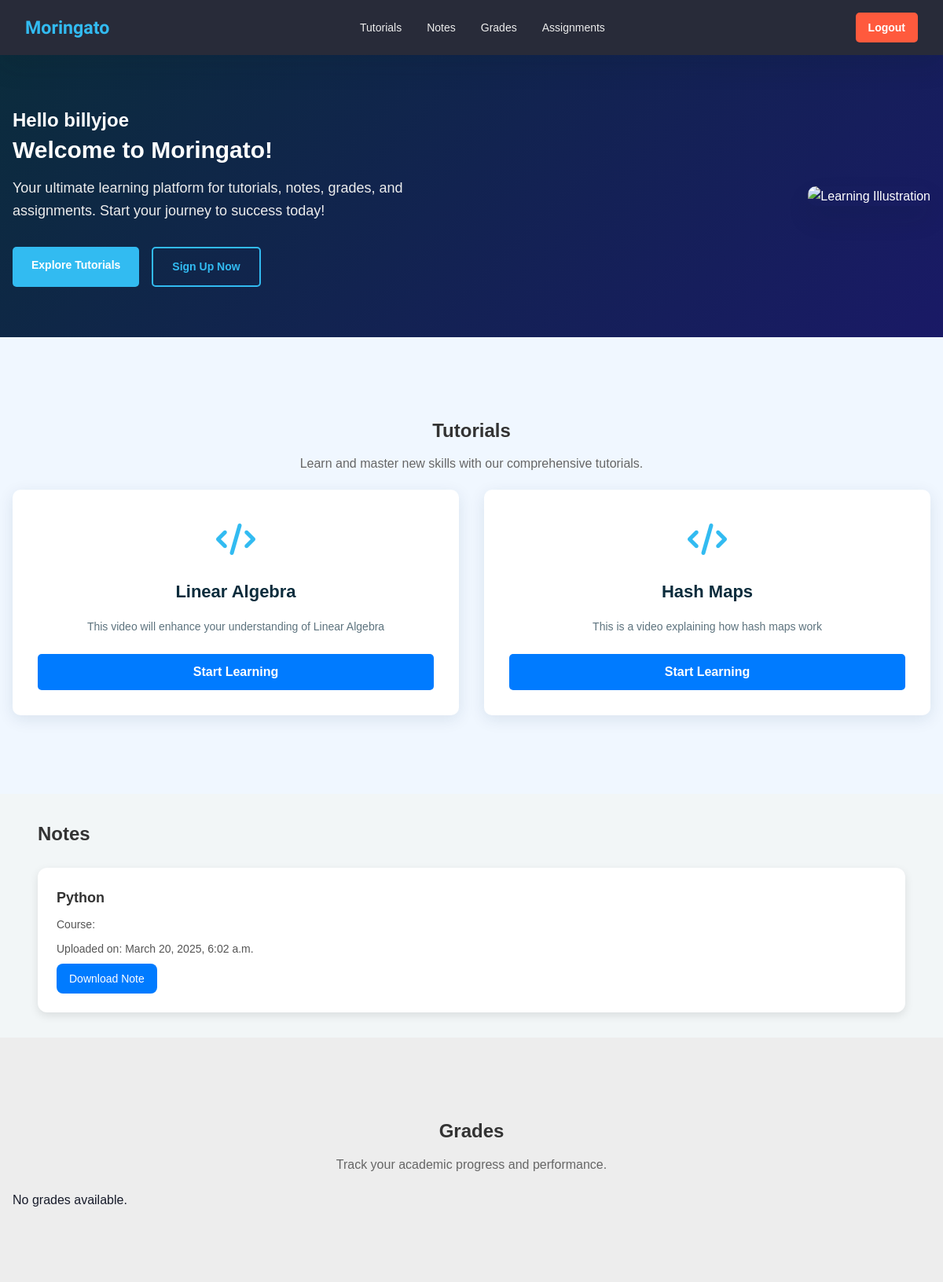
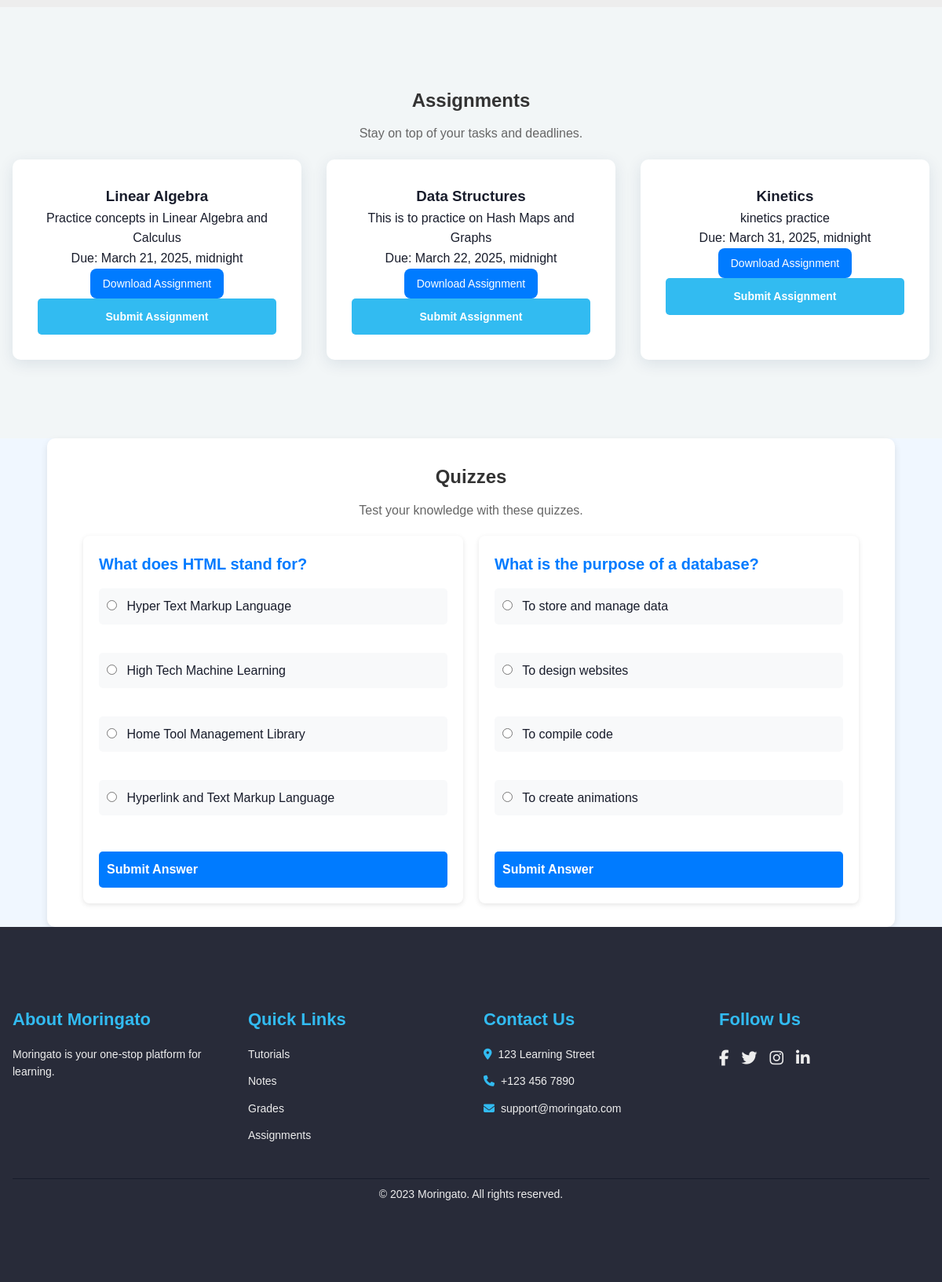
Page / (signed in) on the committed database (2 pictures, top to bottom).
### Courses/models.py (models this page shows, shortened)
class Tutorial(models.Model):
    instructor = models.ForeignKey(
        User, on_delete=models.CASCADE,
        limit_choices_to={"userprofile__role": "instructor"},
        related_name="tutorials"
    )
    description = models.TextField(null=True, blank=True)
    title = models.CharField(max_length=200)
    file = models.FileField(upload_to="tutorials/")
    uploaded_at = models.DateTimeField(auto_now_add=True)
    class Meta:
        verbose_name_plural = "Tutorials"

class Note(models.Model):
    instructor = models.ForeignKey(
        User, on_delete=models.CASCADE,
        limit_choices_to={"userprofile__role": "instructor"},
        related_name="notes"
    )
    course = models.ForeignKey(Course, on_delete=models.CASCADE, blank=True, null=True, related_name="notes")
    topic = models.CharField(max_length=200)
    file = models.FileField(upload_to="notes/")
    uploaded_at = models.DateTimeField(auto_now_add=True)
    class Meta:
        verbose_name_plural = "Notes"

class Assignment(models.Model):
    instructor = models.ForeignKey(
        User, on_delete=models.CASCADE,
        limit_choices_to={"userprofile__role": "instructor"},
        related_name="assignments"
    )
    course = models.ForeignKey(Course, on_delete=models.CASCADE, blank=True, null=True, related_name="assignments")
    title = models.CharField(max_length=200)
    description = models.TextField()
    due_date = models.DateTimeField()
    file = models.FileField(upload_to="assignments/")
    class Meta:
        verbose_name_plural = "Assignments"

class QuizQuestion(models.Model):
    instructor = models.ForeignKey(
        User, on_delete=models.CASCADE,
        limit_choices_to={"userprofile__role": "instructor"},
        related_name="quiz_questions"
    )
    question_text = models.CharField(max_length=255)
    choices = models.JSONField()
    correct_answer = models.CharField(max_length=255)
    created_at = models.DateTimeField(auto_now_add=True)
    class Meta:
        verbose_name_plural = "Quizzes"

### User/views.py (the view, shortened to what this page needs)
# urls.py: 2. Add a URL to urlpatterns:  path('', Home.as_view(), name='home')
@login_required(login_url='login')
def Home(request):
    notes = Note.objects.all()
    assignments = Assignment.objects.all()
    submissions = AssignmentSubmission.objects.filter(student=request.user)
    tutorials = Tutorial.objects.all()
    quizzes = QuizQuestion.objects.all()
    context = {
        'assignments': assignments,
        'notes': notes,
        'submissions': submissions,
        'tutorials': tutorials,
        'username': request.user.username,
        'quizzes': quizzes,
    }
    return render(request, './student/index.html', context)

### templates/student/index.html (shortened to what this page needs)
<!DOCTYPE html>
<html lang="en">
<head>
    {% load static %}
    <link rel="stylesheet" href="{% static 'css/index.css' %}">
</head>
<body>
    <nav class="navbar">
        <div class="logo">
            <h2>Moringato</h2>
        </div>
        <ul class="nav-links">
            <li><a href="#tutorials">Tutorials</a></li>
            <li><a href="#notes">Notes</a></li>
            <li><a href="#grades">Grades</a></li>
            <li><a href="#assignments">Assignments</a></li>
        </ul>
        <div class="logout">
            <a href="{% url 'logout' %}" class="logout-btn">Logout</a>
        </div>
    </nav>
    <main>
        <section class="welcome-section">
            <div class="container">
                <div class="welcome-content">
                    <h2>Hello {{ user.username }}</h2>
                    <h1 class="welcome-title">Welcome to Moringato!</h1>
                    <p class="welcome-subtitle">
                        Your ultimate learning platform for tutorials, notes, grades, and assignments. Start your journey to success today!
                    </p>
                    <div class="welcome-actions">
                        <a href="#tutorials" class="welcome-button">Explore Tutorials</a>
                        <a href="{% url  'register' %}" class="welcome-button outline">Sign Up Now</a>
                    </div>
                </div>
                <div class="welcome-image">
                    <img src="{% static 'images/welcome-logo.jpg' %}" alt="Learning Illustration">
                </div>
            </div>
        </section>
        <section id="tutorials" class="section tutorials-section">
            <div class="container">
                <h2 class="section-title">Tutorials</h2>
                <p class="section-subtitle">Learn and master new skills with our comprehensive tutorials.</p>
                <div class="tutorials-grid">
                    {% for tutorial in tutorials %}
                    <div class="tutorial-card">
                        <div class="card-icon">
                            <i class="fas fa-code"></i>
                        </div>
                        <h3 class="card-title">{{ tutorial.title }}</h3>
                        <p class="card-description">{{ tutorial.description }}</p>
                        <a href="#" class="card-button start-learning-btn" data-video-id="video-{{ tutorial.id }}">Start Learning</a>
                    </div>
                    {% endfor %}
                </div>
            </div>
        </section>
    <section class="notes-section" id="notes">
     <div class="container">
        <h2>Notes</h2>
        {% if notes %}
            <div class="notes-grid">
                {% for note in notes %}
                    <div class="note-card">
                        <h3>{{ note.topic }}</h3>
                        <p>Course: {{ note.course.title }}</p>
                        <p>Uploaded on: {{ note.uploaded_at }}</p>
                        <a href="{{ note.file.url }}" class="download-link">Download Note</a>
                    </div>
                {% endfor %}
            </div>
        {% else %}
            <p>No notes available for your enrolled courses.</p>
        {% endif %}
     </div>
    </section>
    <section id="grades" class="section grades-section">
        <div class="container">
            <h2 class="section-title">Grades</h2>
            <p class="section-subtitle">Track your academic progress and performance.</p>
            <div class="grades-grid">
                {% for submission in submissions %}
                <div class="grade-card">
                    <div class="card-icon">
                        <i class="fas fa-chart-line"></i>
                    </div>
                    <h3 class="card-title">{{ submission.assignment.title }}</h3>
                    <p class="card-description">Grade: {{ submission.grade|default:"Not graded yet" }}</p>
                    <a href="{{ submission.file.url }}" class="card-button">View Submission</a>
                </div>
                {% empty %}
                <p>No grades available.</p>
                {% endfor %}
            </div>
        </div>
    </section>
        <section id="assignments" class="section assignments-section">
            <div class="container">
                <h2 class="section-title">Assignments</h2>
                <p class="section-subtitle">Stay on top of your tasks and deadlines.</p>
                <div class="assignments-grid">
                    {% for assignment in assignments %}
                    <div class="assignment-card">
                        <h3>{{ assignment.title }}</h3>
                        <p>{{ assignment.description }}</p>
                        <p>Due: {{ assignment.due_date }}</p>
                        <a href="{% if assignment.file %}{{ assignment.file.url }}{% else %}#{% endif %}" class="download-link">
                            Download Assignment
                        </a>
                        <a href="{% url 'submit-assignment' assignment.id %}" class="card-button">Submit Assignment</a>
                    </div>
                    {% empty %}
                    <p>No assignments available.</p>
                    {% endfor %}
                </div>
            </div>
        </section>
        <section id="quiz" class="section quiz-section">
            <div class="container">
                <h2 class="section-title">Quizzes</h2>
                <p class="section-subtitle">Test your knowledge with these quizzes.</p>
                <div class="quiz-grid">
                    {% for quiz in quizzes %}
                    <div class="quiz-card" id="quiz-{{ quiz.id }}">
                        <h3>{{ quiz.question_text }}</h3>
                        <form class="quiz-form" method="post" data-quiz-id="{{ quiz.id }}">
                            <div class="quiz-choices">
                                {% for choice in quiz.choices %}
                                <label class="choice-label" data-choice="{{ choice }}">
                                    <input type="radio" name="selected_answer" value="{{ choice }}" required> {{ choice }}
                                </label><br>
                                {% endfor %}
                            </div>
                            <button type="submit" class="card-button">Submit Answer</button>
                        </form>
                    </div>
                    {% empty %}
                    <p>No quizzes available at the moment.</p>
                    {% endfor %}
                </div>
            </div>
        </section>
    </main>
    <footer class="footer">
        <div class="container">
            <div class="footer-grid">
                <div class="footer-section">
                    <h3 class="footer-title">About Moringato</h3>
                    <p class="footer-description">Moringato is your one-stop platform for learning.</p>
                </div>
                <div class="footer-section">
                    <h3 class="footer-title">Quick Links</h3>
                    <ul class="footer-links">
                        <li><a href="#tutorials">Tutorials</a></li>
                        <li><a href="#notes">Notes</a></li>
                        <li><a href="#grades">Grades</a></li>
                        <li><a href="#assignments">Assignments</a></li>
                    </ul>
                </div>
                <div class="footer-section">
                    <h3 class="footer-title">Contact Us</h3>
                    <ul class="footer-contact">
                        <li><i class="fas fa-map-marker-alt"></i> 123 Learning Street</li>
                        <li><i class="fas fa-phone"></i> +123 456 7890</li>
                        <li><i class="fas fa-envelope"></i> support@moringato.com</li>
                    </ul>
                </div>
                <div class="footer-section">
                    <h3 class="footer-title">Follow Us</h3>
                    <div class="footer-social">
                        <a href="#" class="social-link"><i class="fab fa-facebook-f"></i></a>
                        <a href="#" class="social-link"><i class="fab fa-twitter"></i></a>
                        <a href="#" class="social-link"><i class="fab fa-instagram"></i></a>
                        <a href="#" class="social-link"><i class="fab fa-linkedin-in"></i></a>
                    </div>
                </div>
            </div>
            <div class="footer-bottom">
                <p>&copy; 2023 Moringato. All rights reserved.</p>
            </div>
        </div>
    </footer>
</body>
</html>

### rows in the picture
Tutorial: title "Linear Algebra", description "This video will enhance your understanding of Linear Algebra"
Tutorial: title "Hash Maps", description "This is a video explaining how hash maps work"
Note: topic "Python", uploaded_at "March 20, 2025, 6:02 a.m."
Assignment: title "Linear Algebra", description "Practice concepts in Linear Algebra and Calculus", due_date "March 21, 2025, midnight"
Assignment: title "Data Structures", description "This is to practice on Hash Maps and Graphs", due_date "March 22, 2025, midnight"
Assignment: title "Kinetics", description "kinetics practice", due_date "March 31, 2025, midnight"
QuizQuestion: question_text "What does HTML stand for?", choices "Hyper Text Markup Language" "High Tech Machine Learning" "Home Tool Management Library" "Hyperlink and Text Markup Language"
QuizQuestion: question_text "What is the purpose of a database?", choices "To store and manage data" "To design websites" "To compile code" "To create animations"

### other values in the picture
{{ user.username }} "billyjoe"
